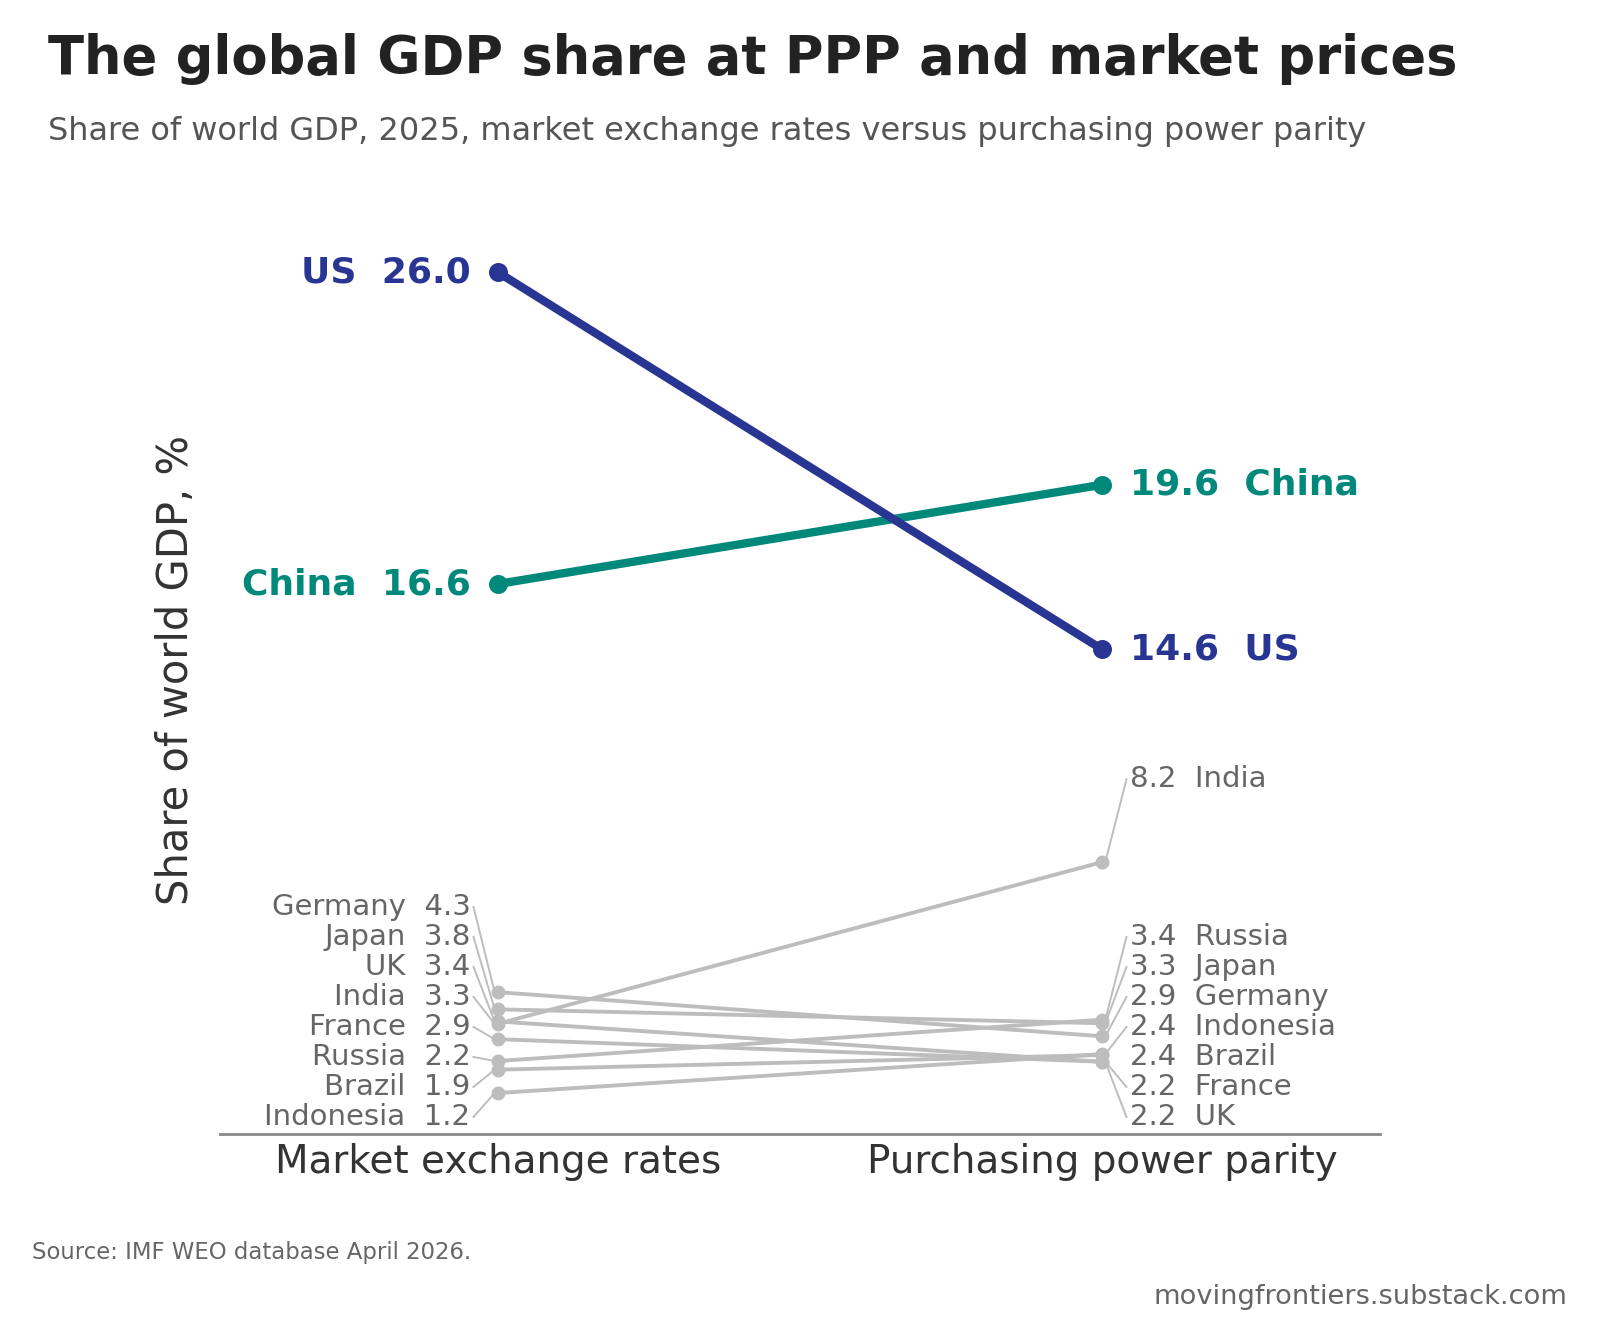

The script that drew this image:
#!/usr/bin/env python3
"""
The global GDP share at PPP and market prices

Self-contained: data embedded below, style constants included, no input files
and no network. Needs only matplotlib, numpy and pandas. Running it writes chart-2-global-shares.png.

Share of world GDP in 2025 under each concept, ten largest economies,
China and the United States highlighted.

Source: IMF World Economic Outlook, April 2026 vintage (dataset IMF.RES:WEO(9.0.0),
published 14 April 2026); World Bank income
classification for 2025.
"""
import textwrap
import numpy as np, matplotlib
matplotlib.use('Agg')
import matplotlib.pyplot as plt

plt.rcParams['font.family']='DejaVu Sans'
VCOL={'H':'#283593','UM':'#00897B','LM':'#F9A825','L':'#C62828'}
LM_LABEL='#B8860B'; INK='#141414'; PAPER='#FFFFFF'; GREY='#BDBDBD'
CAPTION=('Source: IMF WEO database April 2026; World Bank income classification for 2025.')
CAPTION_IMF='Source: IMF WEO database April 2026.'
WATERMARK='movingfrontiers.substack.com'
FIGSIZE=(8,6.6); DPI=200
GAP_SUB=60; GAP_SRC=60; GAP_MARK=20; GAP_EDGE=10

def frame(title, subtitle, bottom=0.20, left=0.115, right=0.885, box_aspect=0.798):
    fig=plt.figure(figsize=FIGSIZE,dpi=DPI,facecolor=PAPER)
    W,H=np.array(FIGSIZE)*DPI
    ttl=fig.text(0.03,0.975,title,fontsize=19,fontweight='bold',color='#222',
                 ha='left',va='top',linespacing=1.25)
    fig.canvas.draw(); r=fig.canvas.get_renderer()
    for fs in np.arange(19,13.9,-0.5):
        ttl.set_fontsize(fs); fig.canvas.draw()
        if ttl.get_window_extent(r).width<=0.94*W: break
    sub=fig.text(0.03,0.912,subtitle,fontsize=11.5,color='#555',ha='left',va='top')
    fig.canvas.draw()
    top=(sub.get_window_extent(r).y0-GAP_SUB)/H
    ax=fig.add_axes([left,bottom,right-left,top-bottom]); ax.set_facecolor(PAPER)
    for sp in ('top','right'): ax.spines[sp].set_visible(False)
    for sp in ('left','bottom'):
        ax.spines[sp].set_color('#888'); ax.spines[sp].set_linewidth(1.0)
    ax.tick_params(labelsize=14,colors='#333',length=4,color='#888')
    if box_aspect: ax.set_box_aspect(box_aspect)
    return fig,ax,r,W,H

def fit_legend(fig,ax,r,handles=None,labels=None,ncol=2,anchor_y=-0.09,**kw):
    for fs in (14,13,12,11,10.5,10):
        leg=ax.legend(loc='upper center',bbox_to_anchor=(0.5,anchor_y),ncol=ncol,
                      frameon=False,fontsize=fs,**kw) if handles is None else \
            ax.legend(handles,labels,loc='upper center',bbox_to_anchor=(0.5,anchor_y),
                      ncol=ncol,frameon=False,fontsize=fs,**kw)
        for t in leg.get_texts(): t.set_color('#333')
        fig.canvas.draw()
        if leg.get_window_extent(r).width<=ax.get_window_extent(r).width: return leg
    return leg

def finish(fig,ax,r,W,H,caption=CAPTION,extra_artists=()):
    fig.canvas.draw()
    lows=[ax.get_tightbbox(r).y0]
    if ax.get_legend() is not None: lows.append(ax.get_legend().get_window_extent(r).y0)
    for a in extra_artists: lows.append(a.get_window_extent(r).y0)
    lowest=min(lows)
    lines=textwrap.wrap(caption,126); fs=8.2; lh=fs*1.42/72*200
    top=lowest-GAP_SRC
    for k,ln in enumerate(lines):
        cap=fig.text(0.02,(top-k*lh)/H,ln,fontsize=fs,color='#666',ha='left',va='top')
    fig.canvas.draw()
    ink=(top-(len(lines)-1)*lh)-fs/72*200
    wm=fig.text(0.98,(ink-GAP_MARK)/H,WATERMARK,fontsize=fs*1.2,color='#666',ha='right',va='top')
    fig.canvas.draw()
    return wm.get_window_extent(r).y0, cap, wm

# ----- DATA -----

COLS = ['ISO', 'nm', 'CLASS', 'ppp_sh', 'mer_sh', 'pli', 'uplift', 'PPPGDP', 'NGDPD']
ROWS = [
    ('CHN', 'China', 'UM', 19.6105, 16.609, 47.5881, 2.1014, 41241.951, 19626.247),
    ('USA', 'US', 'H', 14.6297, 26.0371, 100.0, 1.0, 30767.075, 30767.075),
    ('IND', 'India', 'LM', 8.2061, 3.3142, 22.6929, 4.4067, 17257.883, 3916.312),
    ('RUS', 'Russia', 'H', 3.441, 2.1901, 35.7618, 2.7963, 7236.601, 2587.938),
    ('JPN', 'Japan', 'H', 3.333, 3.7533, 63.2734, 1.5804, 7009.525, 4435.163),
    ('DEU', 'Germany', 'H', 2.9391, 4.272, 81.6696, 1.2244, 6181.073, 5048.059),
    ('IDN', 'Indonesia', 'UM', 2.4001, 1.2234, 28.6407, 3.4915, 5047.517, 1445.642),
    ('BRA', 'Brazil', 'UM', 2.3721, 1.9294, 45.7025, 2.1881, 4988.607, 2279.918),
    ('FRA', 'France', 'H', 2.1698, 2.851, 73.8276, 1.3545, 4563.23, 3368.925),
    ('GBR', 'UK', 'H', 2.165, 3.3876, 87.9185, 1.1374, 4553.105, 4003.022),
]
import pandas as _pd
t = _pd.DataFrame(ROWS, columns=COLS).head(10).copy()

# ----- FIGURE -----

from matplotlib.lines import Line2D
HL={'CHN':'#00897B','USA':'#283593'}

def spread(vals, mingap, lo, hi):
    idx=np.argsort(-np.asarray(vals)); out=np.array(vals,dtype=float)
    order=idx.tolist()
    for k in range(1,len(order)):
        a,b=order[k-1],order[k]
        if out[a]-out[b]<mingap: out[b]=out[a]-mingap
    lowest=out[order[-1]]
    if lowest<lo: out[order]+=lo-lowest
    top=out[order[0]]
    if top>hi: out[order]-=top-hi
    return out

def draw(bottom=0.20):
    fig,ax,r,W,H=frame('The global GDP share at PPP and market prices',
                       'Share of world GDP, 2025, market exchange rates versus purchasing power parity',
                       bottom=bottom)
    ax.set_xlim(-0.46,1.46); ax.set_ylim(0,28)
    fig.canvas.draw()
    axbb=ax.get_window_extent(r); ppu=axbb.height/28.0
    gap=30.0/ppu
    hl_mask=t.ISO.isin(HL).values
    def place(vals):
        out=np.array(vals,dtype=float)
        g=~hl_mask
        out[g]=spread(vals[g],gap,0.5,13.0)
        return out
    ly_m=place(t.mer_sh.values); ly_p=place(t.ppp_sh.values)
    for k,(_,row) in enumerate(t.iterrows()):
        hl=row.ISO in HL
        col=HL.get(row.ISO,GREY); lw=3.0 if hl else 1.4; z=4 if hl else 2
        ax.plot([0,1],[row.mer_sh,row.ppp_sh],color=col,lw=lw,zorder=z,solid_capstyle='round')
        ax.scatter([0,1],[row.mer_sh,row.ppp_sh],s=34 if hl else 16,color=col,zorder=z+1)
        fs=13 if hl else 10.5
        tc=col if hl else '#666'; fw='bold' if hl else 'normal'
        ax.text(-0.045,ly_m[k],f'{row.nm}  {row.mer_sh:.1f}',ha='right',va='center',
                fontsize=fs,color=tc,fontweight=fw,zorder=5)
        ax.text(1.045,ly_p[k],f'{row.ppp_sh:.1f}  {row.nm}',ha='left',va='center',
                fontsize=fs,color=tc,fontweight=fw,zorder=5)
        if abs(ly_m[k]-row.mer_sh)>0.10:
            ax.add_line(Line2D([-0.04,-0.005],[ly_m[k],row.mer_sh],color=col,lw=0.7,zorder=1))
        if abs(ly_p[k]-row.ppp_sh)>0.10:
            ax.add_line(Line2D([1.005,1.04],[row.ppp_sh,ly_p[k]],color=col,lw=0.7,zorder=1))
    ax.set_xticks([0,1]); ax.set_xticklabels(['Market exchange rates','Purchasing power parity'],fontsize=14)
    ax.set_yticks([]); ax.spines['left'].set_visible(False)
    ax.set_ylabel('Share of world GDP, %',fontsize=15,color='#333',labelpad=8)
    ax.tick_params(axis='x',length=0)
    return fig,ax,r,W,H

b=0.20
for _ in range(8):
    fig,ax,r,W,H=draw(b)
    y0,cap,wm=finish(fig,ax,r,W,H,caption=CAPTION_IMF)
    d=GAP_EDGE-y0
    if abs(d)<=1.0: break
    plt.close(fig); b+=d/H
fig.savefig('chart-2-global-shares.png',dpi=DPI,facecolor=PAPER)
print('wm %.1f'%y0)
